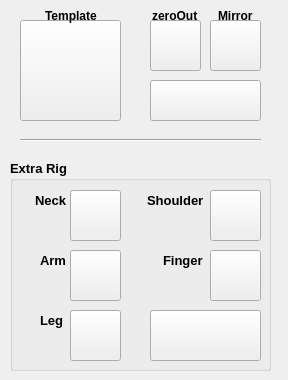
    <widget class="QWidget" name="biped_tab">
     <attribute name="title">
      <string>biped</string>
     </attribute>
     <widget class="QPushButton" name="biped_temp_BTN">
      <property name="geometry">
       <rect>
        <x>20</x>
        <y>20</y>
        <width>101</width>
        <height>101</height>
       </rect>
      </property>
      <property name="cursor">
       <cursorShape>PointingHandCursor</cursorShape>
      </property>
      <property name="styleSheet">
       <string notr="true"/>
      </property>
      <property name="text">
       <string/>
      </property>
      <property name="iconSize">
       <size>
        <width>101</width>
        <height>97</height>
       </size>
      </property>
     </widget>
     <widget class="QPushButton" name="zeroOut_BTN">
      <property name="geometry">
       <rect>
        <x>150</x>
        <y>20</y>
        <width>51</width>
        <height>51</height>
       </rect>
      </property>
      <property name="cursor">
       <cursorShape>PointingHandCursor</cursorShape>
      </property>
      <property name="styleSheet">
       <string notr="true">#zeroOut{
background-color: transparent;
border-image: url(:zeroOut.png);
background: none;
border: none;
background=repeat: none;
}
#zeroOut:pressed{
border-image: url(:zeroOut.png);
}</string>
      </property>
      <property name="text">
       <string/>
      </property>
      <property name="iconSize">
       <size>
        <width>51</width>
        <height>51</height>
       </size>
      </property>
      <property name="shortcut">
       <string extracomment="zeroOut"/>
      </property>
     </widget>
     <widget class="QPushButton" name="mirrorJoints_BTN">
      <property name="geometry">
       <rect>
        <x>210</x>
        <y>20</y>
        <width>51</width>
        <height>51</height>
       </rect>
      </property>
      <property name="cursor">
       <cursorShape>PointingHandCursor</cursorShape>
      </property>
      <property name="toolTip">
       <string extracomment="mirrorJoint"/>
      </property>
      <property name="styleSheet">
       <string notr="true"/>
      </property>
      <property name="text">
       <string extracomment="mirrorJoint"/>
      </property>
      <property name="iconSize">
       <size>
        <width>51</width>
        <height>51</height>
       </size>
      </property>
      <property name="shortcut">
       <string extracomment="mirrorJoint"/>
      </property>
      <property name="flat">
       <bool>false</bool>
      </property>
     </widget>
     <widget class="QPushButton" name="biped_build_BTN">
      <property name="geometry">
       <rect>
        <x>150</x>
        <y>80</y>
        <width>111</width>
        <height>41</height>
       </rect>
      </property>
      <property name="font">
       <font>
        <pointsize>12</pointsize>
        <weight>75</weight>
        <bold>true</bold>
       </font>
      </property>
      <property name="cursor">
       <cursorShape>PointingHandCursor</cursorShape>
      </property>
      <property name="styleSheet">
       <string notr="true"/>
      </property>
      <property name="text">
       <string/>
      </property>
      <property name="iconSize">
       <size>
        <width>109</width>
        <height>39</height>
       </size>
      </property>
     </widget>
     <widget class="Line" name="line_9">
      <property name="geometry">
       <rect>
        <x>20</x>
        <y>130</y>
        <width>241</width>
        <height>20</height>
       </rect>
      </property>
      <property name="orientation">
       <enum>Qt::Horizontal</enum>
      </property>
     </widget>
     <widget class="QGroupBox" name="biped_ex_GRB">
      <property name="geometry">
       <rect>
        <x>10</x>
        <y>160</y>
        <width>261</width>
        <height>211</height>
       </rect>
      </property>
      <property name="font">
       <font>
        <pointsize>10</pointsize>
        <weight>75</weight>
        <italic>false</italic>
        <bold>true</bold>
       </font>
      </property>
      <property name="title">
       <string>Extra Rig</string>
      </property>
      <widget class="QPushButton" name="biped_ex_neck_BTN">
       <property name="geometry">
        <rect>
         <x>60</x>
         <y>30</y>
         <width>51</width>
         <height>51</height>
        </rect>
       </property>
       <property name="cursor">
        <cursorShape>PointingHandCursor</cursorShape>
       </property>
       <property name="text">
        <string/>
       </property>
       <property name="iconSize">
        <size>
         <width>49</width>
         <height>49</height>
        </size>
       </property>
      </widget>
      <widget class="QLabel" name="biped_ex_neck_LAB">
       <property name="geometry">
        <rect>
         <x>25</x>
         <y>30</y>
         <width>41</width>
         <height>21</height>
        </rect>
       </property>
       <property name="font">
        <font>
         <pointsize>10</pointsize>
         <weight>75</weight>
         <bold>true</bold>
        </font>
       </property>
       <property name="text">
        <string>Neck</string>
       </property>
      </widget>
      <widget class="QLabel" name="biped_ex_shoulder_LAB">
       <property name="geometry">
        <rect>
         <x>137</x>
         <y>30</y>
         <width>71</width>
         <height>21</height>
        </rect>
       </property>
       <property name="font">
        <font>
         <pointsize>10</pointsize>
         <weight>75</weight>
         <bold>true</bold>
        </font>
       </property>
       <property name="text">
        <string>Shoulder</string>
       </property>
      </widget>
      <widget class="QPushButton" name="biped_ex_shoulder_BTN">
       <property name="geometry">
        <rect>
         <x>200</x>
         <y>30</y>
         <width>51</width>
         <height>51</height>
        </rect>
       </property>
       <property name="cursor">
        <cursorShape>PointingHandCursor</cursorShape>
       </property>
       <property name="text">
        <string/>
       </property>
       <property name="iconSize">
        <size>
         <width>49</width>
         <height>49</height>
        </size>
       </property>
      </widget>
      <widget class="QPushButton" name="biped_ex_arm_BTN">
       <property name="geometry">
        <rect>
         <x>60</x>
         <y>90</y>
         <width>51</width>
         <height>51</height>
        </rect>
       </property>
       <property name="cursor">
        <cursorShape>PointingHandCursor</cursorShape>
       </property>
       <property name="text">
        <string/>
       </property>
       <property name="iconSize">
        <size>
         <width>49</width>
         <height>49</height>
        </size>
       </property>
      </widget>
      <widget class="QPushButton" name="biped_ex_finger_BTN">
       <property name="geometry">
        <rect>
         <x>200</x>
         <y>90</y>
         <width>51</width>
         <height>51</height>
        </rect>
       </property>
       <property name="cursor">
        <cursorShape>PointingHandCursor</cursorShape>
       </property>
       <property name="text">
        <string/>
       </property>
       <property name="iconSize">
        <size>
         <width>49</width>
         <height>49</height>
        </size>
       </property>
      </widget>
      <widget class="QLabel" name="biped_ex_arm_LAB">
       <property name="geometry">
        <rect>
         <x>30</x>
         <y>90</y>
         <width>71</width>
         <height>21</height>
        </rect>
       </property>
       <property name="font">
        <font>
         <pointsize>10</pointsize>
         <weight>75</weight>
         <bold>true</bold>
        </font>
       </property>
       <property name="text">
        <string>Arm</string>
       </property>
      </widget>
      <widget class="QLabel" name="biped_ex_leg_LAB">
       <property name="geometry">
        <rect>
         <x>30</x>
         <y>150</y>
         <width>71</width>
         <height>21</height>
        </rect>
       </property>
       <property name="font">
        <font>
         <pointsize>10</pointsize>
         <weight>75</weight>
         <bold>true</bold>
        </font>
       </property>
       <property name="text">
        <string>Leg</string>
       </property>
      </widget>
      <widget class="QPushButton" name="biped_ex_leg_BTN">
       <property name="geometry">
        <rect>
         <x>60</x>
         <y>150</y>
         <width>51</width>
         <height>51</height>
        </rect>
       </property>
       <property name="cursor">
        <cursorShape>PointingHandCursor</cursorShape>
       </property>
       <property name="text">
        <string/>
       </property>
       <property name="iconSize">
        <size>
         <width>49</width>
         <height>49</height>
        </size>
       </property>
      </widget>
      <widget class="QLabel" name="biped_ex_finger_LAB">
       <property name="geometry">
        <rect>
         <x>153</x>
         <y>90</y>
         <width>71</width>
         <height>21</height>
        </rect>
       </property>
       <property name="font">
        <font>
         <pointsize>10</pointsize>
         <weight>75</weight>
         <bold>true</bold>
        </font>
       </property>
       <property name="text">
        <string>Finger</string>
       </property>
      </widget>
      <widget class="QPushButton" name="biped_ex_build_BTN">
       <property name="geometry">
        <rect>
         <x>140</x>
         <y>150</y>
         <width>111</width>
         <height>51</height>
        </rect>
       </property>
       <property name="font">
        <font>
         <pointsize>12</pointsize>
         <weight>75</weight>
         <bold>true</bold>
        </font>
       </property>
       <property name="cursor">
        <cursorShape>PointingHandCursor</cursorShape>
       </property>
       <property name="styleSheet">
        <string notr="true"/>
       </property>
       <property name="text">
        <string/>
       </property>
       <property name="iconSize">
        <size>
         <width>109</width>
         <height>49</height>
        </size>
       </property>
      </widget>
     </widget>
     <widget class="QLabel" name="label">
      <property name="geometry">
       <rect>
        <x>152</x>
        <y>5</y>
        <width>61</width>
        <height>21</height>
       </rect>
      </property>
      <property name="font">
       <font>
        <pointsize>9</pointsize>
        <weight>75</weight>
        <italic>false</italic>
        <bold>true</bold>
       </font>
      </property>
      <property name="text">
       <string>zeroOut</string>
      </property>
     </widget>
     <widget class="QLabel" name="label_2">
      <property name="geometry">
       <rect>
        <x>218</x>
        <y>5</y>
        <width>61</width>
        <height>21</height>
       </rect>
      </property>
      <property name="font">
       <font>
        <pointsize>9</pointsize>
        <weight>75</weight>
        <italic>false</italic>
        <bold>true</bold>
       </font>
      </property>
      <property name="text">
       <string>Mirror</string>
      </property>
     </widget>
     <widget class="QLabel" name="label_3">
      <property name="geometry">
       <rect>
        <x>45</x>
        <y>5</y>
        <width>61</width>
        <height>21</height>
       </rect>
      </property>
      <property name="font">
       <font>
        <pointsize>9</pointsize>
        <weight>75</weight>
        <italic>false</italic>
        <bold>true</bold>
       </font>
      </property>
      <property name="text">
       <string>Template</string>
      </property>
     </widget>
    </widget>
